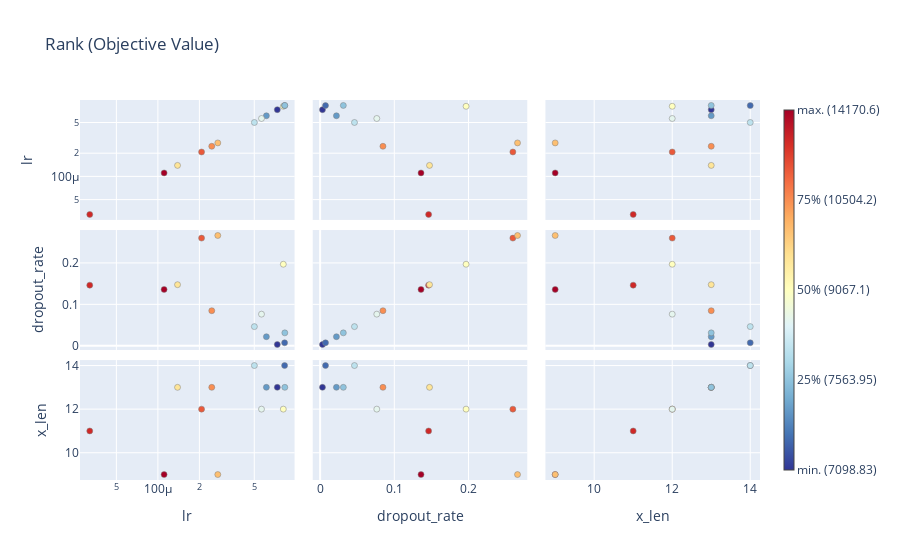

The code cell stored with this chart in its notebook:
### Markdown cell above
Relation between Parameters

### Code cell
optuna.visualization.plot_rank(study, params=['lr', 'dropout_rate', 'x_len'])

### Figure 1 — Plotly figure (JSON) as saved in the notebook; plotly's stock layout.template omitted (floating-point values rounded to 4 significant figures)
{"data": [{"hovertemplate": "%{hovertext}<extra></extra>", "hovertext": ["Trial #0<br>x_len: 9<br>kernel_size: 3<br>filter_num: 1<br>dropout_rate: 0.1360226505560779<br>lr: 0.00011092460068862339<br><b>Objective Value: 14170.623528412203</b>", "Trial #1<br>x_len: 12<br>kernel_size: 4<br>filter_num: 2<br>dropout_rate: 0.2598013313822015<br>lr: 0.00020739092600087904<br><b>Objective Value: 10615.422051405847</b>", "Trial #2<br>x_len: 11<br>kernel_size: 4<br>filter_num: 4<br>dropout_rate: 0.14624626090347118<br>lr: 3.204788856428751e-05<br><b>Objective Value: 11402.756540670738</b>", "Trial #3<br>x_len: 9<br>kernel_size: 2<br>filter_num: 3<br>dropout_rate: 0.2661135760434822<br>lr: 0.0002719051597952371<br><b>Objective Value: 10256.857319703866</b>", "Trial #4<br>x_len: 13<br>kernel_size: 2<br>filter_num: 4<br>dropout_rate: 0.0031502791052430367<br>lr: 0.0007343623795529059<br><b>Objective Value: 7098.828388689303</b>", "Trial #5<br>x_len: 13<br>kernel_size: 2<br>filter_num: 1<br>dropout_rate: 0.08467297999458269<br>lr: 0.0002458290889388341<br><b>Objective Value: 10504.21093661271</b>", "Trial #7<br>x_len: 13<br>kernel_size: 4<br>filter_num: 2<br>dropout_rate: 0.14746811877327234<br>lr: 0.00013883418135322338<br><b>Objective Value: 10118.010584200974</b>", "Trial #8<br>x_len: 12<br>kernel_size: 4<br>filter_num: 1<br>dropout_rate: 0.1967536757364762<br>lr: 0.000812200407369143<br><b>Objective Value: 9067.096866937345</b>", "Trial #10<br>x_len: 14<br>kernel_size: 3<br>filter_num: 3<br>dropout_rate: 0.007287477371803325<br>lr: 0.0008297122609888519<br><b>Objective Value: 7106.830257750512</b>", "Trial #13<br>x_len: 14<br>kernel_size: 2<br>filter_num: 3<br>dropout_rate: 0.04630754381964622<br>lr: 0.000500880422776068<br><b>Objective Value: 8648.306948398118</b>", "Trial #25<br>x_len: 13<br>kernel_size: 3<br>filter_num: 4<br>dropout_rate: 0.02195054974612039<br>lr: 0.0006121126726982262<br><b>Objective Value: 7401.815371711249</b>", "Trial #38<br>x_len: 12<br>kernel_size: 4<br>filter_num: 2<br>dropout_rate: 0.07638393637683497<br>lr: 0.0005640490531929964<br><b>Objective Value: 8897.48479160868</b>", "Trial #45<br>x_len: 13<br>kernel_size: 5<br>filter_num: 2<br>dropout_rate: 0.031283018348832174<br>lr: 0.0008328704995479332<br><b>Objective Value: 7563.947436078563</b>"], "marker": {"color": ["rgb(165.0, 0.0, 38.0)", "rgb(234.0, 89.0, 58.0)", "rgb(207.0, 40.0, 39.0)", "rgb(253.0, 191.0, 113.0)", "rgb(49.0, 54.0, 149.0)", "rgb(249.0, 142.0, 82.0)", "rgb(254.0, 229.0, 152.0)", "rgb(255.0, 255.0, 191.0)", "rgb(66.0, 106.0, 175.0)", "rgb(189.0, 226.0, 238.0)", "rgb(100.0, 154.0, 199.0)", "rgb(229.0, 245.0, 238.0)", "rgb(143.0, 195.0, 221.0)"], "line": {"color": "Grey", "width": 0.5}}, "mode": "markers", "showlegend": false, "x": [0.0001109, 0.0002074, 3.205e-05, 0.0002719, 0.0007344, 0.0002458, 0.0001388, 0.0008122, 0.0008297, 0.0005009, 0.0006121, 0.000564, 0.0008329], "y": [0.0001109, 0.0002074, 3.205e-05, 0.0002719, 0.0007344, 0.0002458, 0.0001388, 0.0008122, 0.0008297, 0.0005009, 0.0006121, 0.000564, 0.0008329], "type": "scatter", "xaxis": "x", "yaxis": "y"}, {"hovertemplate": "%{hovertext}<extra></extra>", "hovertext": ["Trial #0<br>x_len: 9<br>kernel_size: 3<br>filter_num: 1<br>dropout_rate: 0.1360226505560779<br>lr: 0.00011092460068862339<br><b>Objective Value: 14170.623528412203</b>", "Trial #1<br>x_len: 12<br>kernel_size: 4<br>filter_num: 2<br>dropout_rate: 0.2598013313822015<br>lr: 0.00020739092600087904<br><b>Objective Value: 10615.422051405847</b>", "Trial #2<br>x_len: 11<br>kernel_size: 4<br>filter_num: 4<br>dropout_rate: 0.14624626090347118<br>lr: 3.204788856428751e-05<br><b>Objective Value: 11402.756540670738</b>", "Trial #3<br>x_len: 9<br>kernel_size: 2<br>filter_num: 3<br>dropout_rate: 0.2661135760434822<br>lr: 0.0002719051597952371<br><b>Objective Value: 10256.857319703866</b>", "Trial #4<br>x_len: 13<br>kernel_size: 2<br>filter_num: 4<br>dropout_rate: 0.0031502791052430367<br>lr: 0.0007343623795529059<br><b>Objective Value: 7098.828388689303</b>", "Trial #5<br>x_len: 13<br>kernel_size: 2<br>filter_num: 1<br>dropout_rate: 0.08467297999458269<br>lr: 0.0002458290889388341<br><b>Objective Value: 10504.21093661271</b>", "Trial #7<br>x_len: 13<br>kernel_size: 4<br>filter_num: 2<br>dropout_rate: 0.14746811877327234<br>lr: 0.00013883418135322338<br><b>Objective Value: 10118.010584200974</b>", "Trial #8<br>x_len: 12<br>kernel_size: 4<br>filter_num: 1<br>dropout_rate: 0.1967536757364762<br>lr: 0.000812200407369143<br><b>Objective Value: 9067.096866937345</b>", "Trial #10<br>x_len: 14<br>kernel_size: 3<br>filter_num: 3<br>dropout_rate: 0.007287477371803325<br>lr: 0.0008297122609888519<br><b>Objective Value: 7106.830257750512</b>", "Trial #13<br>x_len: 14<br>kernel_size: 2<br>filter_num: 3<br>dropout_rate: 0.04630754381964622<br>lr: 0.000500880422776068<br><b>Objective Value: 8648.306948398118</b>", "Trial #25<br>x_len: 13<br>kernel_size: 3<br>filter_num: 4<br>dropout_rate: 0.02195054974612039<br>lr: 0.0006121126726982262<br><b>Objective Value: 7401.815371711249</b>", "Trial #38<br>x_len: 12<br>kernel_size: 4<br>filter_num: 2<br>dropout_rate: 0.07638393637683497<br>lr: 0.0005640490531929964<br><b>Objective Value: 8897.48479160868</b>", "Trial #45<br>x_len: 13<br>kernel_size: 5<br>filter_num: 2<br>dropout_rate: 0.031283018348832174<br>lr: 0.0008328704995479332<br><b>Objective Value: 7563.947436078563</b>"], "marker": {"color": ["rgb(165.0, 0.0, 38.0)", "rgb(234.0, 89.0, 58.0)", "rgb(207.0, 40.0, 39.0)", "rgb(253.0, 191.0, 113.0)", "rgb(49.0, 54.0, 149.0)", "rgb(249.0, 142.0, 82.0)", "rgb(254.0, 229.0, 152.0)", "rgb(255.0, 255.0, 191.0)", "rgb(66.0, 106.0, 175.0)", "rgb(189.0, 226.0, 238.0)", "rgb(100.0, 154.0, 199.0)", "rgb(229.0, 245.0, 238.0)", "rgb(143.0, 195.0, 221.0)"], "line": {"color": "Grey", "width": 0.5}}, "mode": "markers", "showlegend": false, "x": [0.0001109, 0.0002074, 3.205e-05, 0.0002719, 0.0007344, 0.0002458, 0.0001388, 0.0008122, 0.0008297, 0.0005009, 0.0006121, 0.000564, 0.0008329], "y": [0.136, 0.2598, 0.1462, 0.2661, 0.00315, 0.08467, 0.1475, 0.1968, 0.007287, 0.04631, 0.02195, 0.07638, 0.03128], "type": "scatter", "xaxis": "x4", "yaxis": "y4"}, {"hovertemplate": "%{hovertext}<extra></extra>", "hovertext": ["Trial #0<br>x_len: 9<br>kernel_size: 3<br>filter_num: 1<br>dropout_rate: 0.1360226505560779<br>lr: 0.00011092460068862339<br><b>Objective Value: 14170.623528412203</b>", "Trial #1<br>x_len: 12<br>kernel_size: 4<br>filter_num: 2<br>dropout_rate: 0.2598013313822015<br>lr: 0.00020739092600087904<br><b>Objective Value: 10615.422051405847</b>", "Trial #2<br>x_len: 11<br>kernel_size: 4<br>filter_num: 4<br>dropout_rate: 0.14624626090347118<br>lr: 3.204788856428751e-05<br><b>Objective Value: 11402.756540670738</b>", "Trial #3<br>x_len: 9<br>kernel_size: 2<br>filter_num: 3<br>dropout_rate: 0.2661135760434822<br>lr: 0.0002719051597952371<br><b>Objective Value: 10256.857319703866</b>", "Trial #4<br>x_len: 13<br>kernel_size: 2<br>filter_num: 4<br>dropout_rate: 0.0031502791052430367<br>lr: 0.0007343623795529059<br><b>Objective Value: 7098.828388689303</b>", "Trial #5<br>x_len: 13<br>kernel_size: 2<br>filter_num: 1<br>dropout_rate: 0.08467297999458269<br>lr: 0.0002458290889388341<br><b>Objective Value: 10504.21093661271</b>", "Trial #7<br>x_len: 13<br>kernel_size: 4<br>filter_num: 2<br>dropout_rate: 0.14746811877327234<br>lr: 0.00013883418135322338<br><b>Objective Value: 10118.010584200974</b>", "Trial #8<br>x_len: 12<br>kernel_size: 4<br>filter_num: 1<br>dropout_rate: 0.1967536757364762<br>lr: 0.000812200407369143<br><b>Objective Value: 9067.096866937345</b>", "Trial #10<br>x_len: 14<br>kernel_size: 3<br>filter_num: 3<br>dropout_rate: 0.007287477371803325<br>lr: 0.0008297122609888519<br><b>Objective Value: 7106.830257750512</b>", "Trial #13<br>x_len: 14<br>kernel_size: 2<br>filter_num: 3<br>dropout_rate: 0.04630754381964622<br>lr: 0.000500880422776068<br><b>Objective Value: 8648.306948398118</b>", "Trial #25<br>x_len: 13<br>kernel_size: 3<br>filter_num: 4<br>dropout_rate: 0.02195054974612039<br>lr: 0.0006121126726982262<br><b>Objective Value: 7401.815371711249</b>", "Trial #38<br>x_len: 12<br>kernel_size: 4<br>filter_num: 2<br>dropout_rate: 0.07638393637683497<br>lr: 0.0005640490531929964<br><b>Objective Value: 8897.48479160868</b>", "Trial #45<br>x_len: 13<br>kernel_size: 5<br>filter_num: 2<br>dropout_rate: 0.031283018348832174<br>lr: 0.0008328704995479332<br><b>Objective Value: 7563.947436078563</b>"], "marker": {"color": ["rgb(165.0, 0.0, 38.0)", "rgb(234.0, 89.0, 58.0)", "rgb(207.0, 40.0, 39.0)", "rgb(253.0, 191.0, 113.0)", "rgb(49.0, 54.0, 149.0)", "rgb(249.0, 142.0, 82.0)", "rgb(254.0, 229.0, 152.0)", "rgb(255.0, 255.0, 191.0)", "rgb(66.0, 106.0, 175.0)", "rgb(189.0, 226.0, 238.0)", "rgb(100.0, 154.0, 199.0)", "rgb(229.0, 245.0, 238.0)", "rgb(143.0, 195.0, 221.0)"], "line": {"color": "Grey", "width": 0.5}}, "mode": "markers", "showlegend": false, "x": [0.0001109, 0.0002074, 3.205e-05, 0.0002719, 0.0007344, 0.0002458, 0.0001388, 0.0008122, 0.0008297, 0.0005009, 0.0006121, 0.000564, 0.0008329], "y": [9, 12, 11, 9, 13, 13, 13, 12, 14, 14, 13, 12, 13], "type": "scatter", "xaxis": "x7", "yaxis": "y7"}, {"hovertemplate": "%{hovertext}<extra></extra>", "hovertext": ["Trial #0<br>x_len: 9<br>kernel_size: 3<br>filter_num: 1<br>dropout_rate: 0.1360226505560779<br>lr: 0.00011092460068862339<br><b>Objective Value: 14170.623528412203</b>", "Trial #1<br>x_len: 12<br>kernel_size: 4<br>filter_num: 2<br>dropout_rate: 0.2598013313822015<br>lr: 0.00020739092600087904<br><b>Objective Value: 10615.422051405847</b>", "Trial #2<br>x_len: 11<br>kernel_size: 4<br>filter_num: 4<br>dropout_rate: 0.14624626090347118<br>lr: 3.204788856428751e-05<br><b>Objective Value: 11402.756540670738</b>", "Trial #3<br>x_len: 9<br>kernel_size: 2<br>filter_num: 3<br>dropout_rate: 0.2661135760434822<br>lr: 0.0002719051597952371<br><b>Objective Value: 10256.857319703866</b>", "Trial #4<br>x_len: 13<br>kernel_size: 2<br>filter_num: 4<br>dropout_rate: 0.0031502791052430367<br>lr: 0.0007343623795529059<br><b>Objective Value: 7098.828388689303</b>", "Trial #5<br>x_len: 13<br>kernel_size: 2<br>filter_num: 1<br>dropout_rate: 0.08467297999458269<br>lr: 0.0002458290889388341<br><b>Objective Value: 10504.21093661271</b>", "Trial #7<br>x_len: 13<br>kernel_size: 4<br>filter_num: 2<br>dropout_rate: 0.14746811877327234<br>lr: 0.00013883418135322338<br><b>Objective Value: 10118.010584200974</b>", "Trial #8<br>x_len: 12<br>kernel_size: 4<br>filter_num: 1<br>dropout_rate: 0.1967536757364762<br>lr: 0.000812200407369143<br><b>Objective Value: 9067.096866937345</b>", "Trial #10<br>x_len: 14<br>kernel_size: 3<br>filter_num: 3<br>dropout_rate: 0.007287477371803325<br>lr: 0.0008297122609888519<br><b>Objective Value: 7106.830257750512</b>", "Trial #13<br>x_len: 14<br>kernel_size: 2<br>filter_num: 3<br>dropout_rate: 0.04630754381964622<br>lr: 0.000500880422776068<br><b>Objective Value: 8648.306948398118</b>", "Trial #25<br>x_len: 13<br>kernel_size: 3<br>filter_num: 4<br>dropout_rate: 0.02195054974612039<br>lr: 0.0006121126726982262<br><b>Objective Value: 7401.815371711249</b>", "Trial #38<br>x_len: 12<br>kernel_size: 4<br>filter_num: 2<br>dropout_rate: 0.07638393637683497<br>lr: 0.0005640490531929964<br><b>Objective Value: 8897.48479160868</b>", "Trial #45<br>x_len: 13<br>kernel_size: 5<br>filter_num: 2<br>dropout_rate: 0.031283018348832174<br>lr: 0.0008328704995479332<br><b>Objective Value: 7563.947436078563</b>"], "marker": {"color": ["rgb(165.0, 0.0, 38.0)", "rgb(234.0, 89.0, 58.0)", "rgb(207.0, 40.0, 39.0)", "rgb(253.0, 191.0, 113.0)", "rgb(49.0, 54.0, 149.0)", "rgb(249.0, 142.0, 82.0)", "rgb(254.0, 229.0, 152.0)", "rgb(255.0, 255.0, 191.0)", "rgb(66.0, 106.0, 175.0)", "rgb(189.0, 226.0, 238.0)", "rgb(100.0, 154.0, 199.0)", "rgb(229.0, 245.0, 238.0)", "rgb(143.0, 195.0, 221.0)"], "line": {"color": "Grey", "width": 0.5}}, "mode": "markers", "showlegend": false, "x": [0.136, 0.2598, 0.1462, 0.2661, 0.00315, 0.08467, 0.1475, 0.1968, 0.007287, 0.04631, 0.02195, 0.07638, 0.03128], "y": [0.0001109, 0.0002074, 3.205e-05, 0.0002719, 0.0007344, 0.0002458, 0.0001388, 0.0008122, 0.0008297, 0.0005009, 0.0006121, 0.000564, 0.0008329], "type": "scatter", "xaxis": "x2", "yaxis": "y2"}, {"hovertemplate": "%{hovertext}<extra></extra>", "hovertext": ["Trial #0<br>x_len: 9<br>kernel_size: 3<br>filter_num: 1<br>dropout_rate: 0.1360226505560779<br>lr: 0.00011092460068862339<br><b>Objective Value: 14170.623528412203</b>", "Trial #1<br>x_len: 12<br>kernel_size: 4<br>filter_num: 2<br>dropout_rate: 0.2598013313822015<br>lr: 0.00020739092600087904<br><b>Objective Value: 10615.422051405847</b>", "Trial #2<br>x_len: 11<br>kernel_size: 4<br>filter_num: 4<br>dropout_rate: 0.14624626090347118<br>lr: 3.204788856428751e-05<br><b>Objective Value: 11402.756540670738</b>", "Trial #3<br>x_len: 9<br>kernel_size: 2<br>filter_num: 3<br>dropout_rate: 0.2661135760434822<br>lr: 0.0002719051597952371<br><b>Objective Value: 10256.857319703866</b>", "Trial #4<br>x_len: 13<br>kernel_size: 2<br>filter_num: 4<br>dropout_rate: 0.0031502791052430367<br>lr: 0.0007343623795529059<br><b>Objective Value: 7098.828388689303</b>", "Trial #5<br>x_len: 13<br>kernel_size: 2<br>filter_num: 1<br>dropout_rate: 0.08467297999458269<br>lr: 0.0002458290889388341<br><b>Objective Value: 10504.21093661271</b>", "Trial #7<br>x_len: 13<br>kernel_size: 4<br>filter_num: 2<br>dropout_rate: 0.14746811877327234<br>lr: 0.00013883418135322338<br><b>Objective Value: 10118.010584200974</b>", "Trial #8<br>x_len: 12<br>kernel_size: 4<br>filter_num: 1<br>dropout_rate: 0.1967536757364762<br>lr: 0.000812200407369143<br><b>Objective Value: 9067.096866937345</b>", "Trial #10<br>x_len: 14<br>kernel_size: 3<br>filter_num: 3<br>dropout_rate: 0.007287477371803325<br>lr: 0.0008297122609888519<br><b>Objective Value: 7106.830257750512</b>", "Trial #13<br>x_len: 14<br>kernel_size: 2<br>filter_num: 3<br>dropout_rate: 0.04630754381964622<br>lr: 0.000500880422776068<br><b>Objective Value: 8648.306948398118</b>", "Trial #25<br>x_len: 13<br>kernel_size: 3<br>filter_num: 4<br>dropout_rate: 0.02195054974612039<br>lr: 0.0006121126726982262<br><b>Objective Value: 7401.815371711249</b>", "Trial #38<br>x_len: 12<br>kernel_size: 4<br>filter_num: 2<br>dropout_rate: 0.07638393637683497<br>lr: 0.0005640490531929964<br><b>Objective Value: 8897.48479160868</b>", "Trial #45<br>x_len: 13<br>kernel_size: 5<br>filter_num: 2<br>dropout_rate: 0.031283018348832174<br>lr: 0.0008328704995479332<br><b>Objective Value: 7563.947436078563</b>"], "marker": {"color": ["rgb(165.0, 0.0, 38.0)", "rgb(234.0, 89.0, 58.0)", "rgb(207.0, 40.0, 39.0)", "rgb(253.0, 191.0, 113.0)", "rgb(49.0, 54.0, 149.0)", "rgb(249.0, 142.0, 82.0)", "rgb(254.0, 229.0, 152.0)", "rgb(255.0, 255.0, 191.0)", "rgb(66.0, 106.0, 175.0)", "rgb(189.0, 226.0, 238.0)", "rgb(100.0, 154.0, 199.0)", "rgb(229.0, 245.0, 238.0)", "rgb(143.0, 195.0, 221.0)"], "line": {"color": "Grey", "width": 0.5}}, "mode": "markers", "showlegend": false, "x": [0.136, 0.2598, 0.1462, 0.2661, 0.00315, 0.08467, 0.1475, 0.1968, 0.007287, 0.04631, 0.02195, 0.07638, 0.03128], "y": [0.136, 0.2598, 0.1462, 0.2661, 0.00315, 0.08467, 0.1475, 0.1968, 0.007287, 0.04631, 0.02195, 0.07638, 0.03128], "type": "scatter", "xaxis": "x5", "yaxis": "y5"}, {"hovertemplate": "%{hovertext}<extra></extra>", "hovertext": ["Trial #0<br>x_len: 9<br>kernel_size: 3<br>filter_num: 1<br>dropout_rate: 0.1360226505560779<br>lr: 0.00011092460068862339<br><b>Objective Value: 14170.623528412203</b>", "Trial #1<br>x_len: 12<br>kernel_size: 4<br>filter_num: 2<br>dropout_rate: 0.2598013313822015<br>lr: 0.00020739092600087904<br><b>Objective Value: 10615.422051405847</b>", "Trial #2<br>x_len: 11<br>kernel_size: 4<br>filter_num: 4<br>dropout_rate: 0.14624626090347118<br>lr: 3.204788856428751e-05<br><b>Objective Value: 11402.756540670738</b>", "Trial #3<br>x_len: 9<br>kernel_size: 2<br>filter_num: 3<br>dropout_rate: 0.2661135760434822<br>lr: 0.0002719051597952371<br><b>Objective Value: 10256.857319703866</b>", "Trial #4<br>x_len: 13<br>kernel_size: 2<br>filter_num: 4<br>dropout_rate: 0.0031502791052430367<br>lr: 0.0007343623795529059<br><b>Objective Value: 7098.828388689303</b>", "Trial #5<br>x_len: 13<br>kernel_size: 2<br>filter_num: 1<br>dropout_rate: 0.08467297999458269<br>lr: 0.0002458290889388341<br><b>Objective Value: 10504.21093661271</b>", "Trial #7<br>x_len: 13<br>kernel_size: 4<br>filter_num: 2<br>dropout_rate: 0.14746811877327234<br>lr: 0.00013883418135322338<br><b>Objective Value: 10118.010584200974</b>", "Trial #8<br>x_len: 12<br>kernel_size: 4<br>filter_num: 1<br>dropout_rate: 0.1967536757364762<br>lr: 0.000812200407369143<br><b>Objective Value: 9067.096866937345</b>", "Trial #10<br>x_len: 14<br>kernel_size: 3<br>filter_num: 3<br>dropout_rate: 0.007287477371803325<br>lr: 0.0008297122609888519<br><b>Objective Value: 7106.830257750512</b>", "Trial #13<br>x_len: 14<br>kernel_size: 2<br>filter_num: 3<br>dropout_rate: 0.04630754381964622<br>lr: 0.000500880422776068<br><b>Objective Value: 8648.306948398118</b>", "Trial #25<br>x_len: 13<br>kernel_size: 3<br>filter_num: 4<br>dropout_rate: 0.02195054974612039<br>lr: 0.0006121126726982262<br><b>Objective Value: 7401.815371711249</b>", "Trial #38<br>x_len: 12<br>kernel_size: 4<br>filter_num: 2<br>dropout_rate: 0.07638393637683497<br>lr: 0.0005640490531929964<br><b>Objective Value: 8897.48479160868</b>", "Trial #45<br>x_len: 13<br>kernel_size: 5<br>filter_num: 2<br>dropout_rate: 0.031283018348832174<br>lr: 0.0008328704995479332<br><b>Objective Value: 7563.947436078563</b>"], "marker": {"color": ["rgb(165.0, 0.0, 38.0)", "rgb(234.0, 89.0, 58.0)", "rgb(207.0, 40.0, 39.0)", "rgb(253.0, 191.0, 113.0)", "rgb(49.0, 54.0, 149.0)", "rgb(249.0, 142.0, 82.0)", "rgb(254.0, 229.0, 152.0)", "rgb(255.0, 255.0, 191.0)", "rgb(66.0, 106.0, 175.0)", "rgb(189.0, 226.0, 238.0)", "rgb(100.0, 154.0, 199.0)", "rgb(229.0, 245.0, 238.0)", "rgb(143.0, 195.0, 221.0)"], "line": {"color": "Grey", "width": 0.5}}, "mode": "markers", "showlegend": false, "x": [0.136, 0.2598, 0.1462, 0.2661, 0.00315, 0.08467, 0.1475, 0.1968, 0.007287, 0.04631, 0.02195, 0.07638, 0.03128], "y": [9, 12, 11, 9, 13, 13, 13, 12, 14, 14, 13, 12, 13], "type": "scatter", "xaxis": "x8", "yaxis": "y8"}, {"hovertemplate": "%{hovertext}<extra></extra>", "hovertext": ["Trial #0<br>x_len: 9<br>kernel_size: 3<br>filter_num: 1<br>dropout_rate: 0.1360226505560779<br>lr: 0.00011092460068862339<br><b>Objective Value: 14170.623528412203</b>", "Trial #1<br>x_len: 12<br>kernel_size: 4<br>filter_num: 2<br>dropout_rate: 0.2598013313822015<br>lr: 0.00020739092600087904<br><b>Objective Value: 10615.422051405847</b>", "Trial #2<br>x_len: 11<br>kernel_size: 4<br>filter_num: 4<br>dropout_rate: 0.14624626090347118<br>lr: 3.204788856428751e-05<br><b>Objective Value: 11402.756540670738</b>", "Trial #3<br>x_len: 9<br>kernel_size: 2<br>filter_num: 3<br>dropout_rate: 0.2661135760434822<br>lr: 0.0002719051597952371<br><b>Objective Value: 10256.857319703866</b>", "Trial #4<br>x_len: 13<br>kernel_size: 2<br>filter_num: 4<br>dropout_rate: 0.0031502791052430367<br>lr: 0.0007343623795529059<br><b>Objective Value: 7098.828388689303</b>", "Trial #5<br>x_len: 13<br>kernel_size: 2<br>filter_num: 1<br>dropout_rate: 0.08467297999458269<br>lr: 0.0002458290889388341<br><b>Objective Value: 10504.21093661271</b>", "Trial #7<br>x_len: 13<br>kernel_size: 4<br>filter_num: 2<br>dropout_rate: 0.14746811877327234<br>lr: 0.00013883418135322338<br><b>Objective Value: 10118.010584200974</b>", "Trial #8<br>x_len: 12<br>kernel_size: 4<br>filter_num: 1<br>dropout_rate: 0.1967536757364762<br>lr: 0.000812200407369143<br><b>Objective Value: 9067.096866937345</b>", "Trial #10<br>x_len: 14<br>kernel_size: 3<br>filter_num: 3<br>dropout_rate: 0.007287477371803325<br>lr: 0.0008297122609888519<br><b>Objective Value: 7106.830257750512</b>", "Trial #13<br>x_len: 14<br>kernel_size: 2<br>filter_num: 3<br>dropout_rate: 0.04630754381964622<br>lr: 0.000500880422776068<br><b>Objective Value: 8648.306948398118</b>", "Trial #25<br>x_len: 13<br>kernel_size: 3<br>filter_num: 4<br>dropout_rate: 0.02195054974612039<br>lr: 0.0006121126726982262<br><b>Objective Value: 7401.815371711249</b>", "Trial #38<br>x_len: 12<br>kernel_size: 4<br>filter_num: 2<br>dropout_rate: 0.07638393637683497<br>lr: 0.0005640490531929964<br><b>Objective Value: 8897.48479160868</b>", "Trial #45<br>x_len: 13<br>kernel_size: 5<br>filter_num: 2<br>dropout_rate: 0.031283018348832174<br>lr: 0.0008328704995479332<br><b>Objective Value: 7563.947436078563</b>"], "marker": {"color": ["rgb(165.0, 0.0, 38.0)", "rgb(234.0, 89.0, 58.0)", "rgb(207.0, 40.0, 39.0)", "rgb(253.0, 191.0, 113.0)", "rgb(49.0, 54.0, 149.0)", "rgb(249.0, 142.0, 82.0)", "rgb(254.0, 229.0, 152.0)", "rgb(255.0, 255.0, 191.0)", "rgb(66.0, 106.0, 175.0)", "rgb(189.0, 226.0, 238.0)", "rgb(100.0, 154.0, 199.0)", "rgb(229.0, 245.0, 238.0)", "rgb(143.0, 195.0, 221.0)"], "line": {"color": "Grey", "width": 0.5}}, "mode": "markers", "showlegend": false, "x": [9, 12, 11, 9, 13, 13, 13, 12, 14, 14, 13, 12, 13], "y": [0.0001109, 0.0002074, 3.205e-05, 0.0002719, 0.0007344, 0.0002458, 0.0001388, 0.0008122, 0.0008297, 0.0005009, 0.0006121, 0.000564, 0.0008329], "type": "scatter", "xaxis": "x3", "yaxis": "y3"}, {"hovertemplate": "%{hovertext}<extra></extra>", "hovertext": ["Trial #0<br>x_len: 9<br>kernel_size: 3<br>filter_num: 1<br>dropout_rate: 0.1360226505560779<br>lr: 0.00011092460068862339<br><b>Objective Value: 14170.623528412203</b>", "Trial #1<br>x_len: 12<br>kernel_size: 4<br>filter_num: 2<br>dropout_rate: 0.2598013313822015<br>lr: 0.00020739092600087904<br><b>Objective Value: 10615.422051405847</b>", "Trial #2<br>x_len: 11<br>kernel_size: 4<br>filter_num: 4<br>dropout_rate: 0.14624626090347118<br>lr: 3.204788856428751e-05<br><b>Objective Value: 11402.756540670738</b>", "Trial #3<br>x_len: 9<br>kernel_size: 2<br>filter_num: 3<br>dropout_rate: 0.2661135760434822<br>lr: 0.0002719051597952371<br><b>Objective Value: 10256.857319703866</b>", "Trial #4<br>x_len: 13<br>kernel_size: 2<br>filter_num: 4<br>dropout_rate: 0.0031502791052430367<br>lr: 0.0007343623795529059<br><b>Objective Value: 7098.828388689303</b>", "Trial #5<br>x_len: 13<br>kernel_size: 2<br>filter_num: 1<br>dropout_rate: 0.08467297999458269<br>lr: 0.0002458290889388341<br><b>Objective Value: 10504.21093661271</b>", "Trial #7<br>x_len: 13<br>kernel_size: 4<br>filter_num: 2<br>dropout_rate: 0.14746811877327234<br>lr: 0.00013883418135322338<br><b>Objective Value: 10118.010584200974</b>", "Trial #8<br>x_len: 12<br>kernel_size: 4<br>filter_num: 1<br>dropout_rate: 0.1967536757364762<br>lr: 0.000812200407369143<br><b>Objective Value: 9067.096866937345</b>", "Trial #10<br>x_len: 14<br>kernel_size: 3<br>filter_num: 3<br>dropout_rate: 0.007287477371803325<br>lr: 0.0008297122609888519<br><b>Objective Value: 7106.830257750512</b>", "Trial #13<br>x_len: 14<br>kernel_size: 2<br>filter_num: 3<br>dropout_rate: 0.04630754381964622<br>lr: 0.000500880422776068<br><b>Objective Value: 8648.306948398118</b>", "Trial #25<br>x_len: 13<br>kernel_size: 3<br>filter_num: 4<br>dropout_rate: 0.02195054974612039<br>lr: 0.0006121126726982262<br><b>Objective Value: 7401.815371711249</b>", "Trial #38<br>x_len: 12<br>kernel_size: 4<br>filter_num: 2<br>dropout_rate: 0.07638393637683497<br>lr: 0.0005640490531929964<br><b>Objective Value: 8897.48479160868</b>", "Trial #45<br>x_len: 13<br>kernel_size: 5<br>filter_num: 2<br>dropout_rate: 0.031283018348832174<br>lr: 0.0008328704995479332<br><b>Objective Value: 7563.947436078563</b>"], "marker": {"color": ["rgb(165.0, 0.0, 38.0)", "rgb(234.0, 89.0, 58.0)", "rgb(207.0, 40.0, 39.0)", "rgb(253.0, 191.0, 113.0)", "rgb(49.0, 54.0, 149.0)", "rgb(249.0, 142.0, 82.0)", "rgb(254.0, 229.0, 152.0)", "rgb(255.0, 255.0, 191.0)", "rgb(66.0, 106.0, 175.0)", "rgb(189.0, 226.0, 238.0)", "rgb(100.0, 154.0, 199.0)", "rgb(229.0, 245.0, 238.0)", "rgb(143.0, 195.0, 221.0)"], "line": {"color": "Grey", "width": 0.5}}, "mode": "markers", "showlegend": false, "x": [9, 12, 11, 9, 13, 13, 13, 12, 14, 14, 13, 12, 13], "y": [0.136, 0.2598, 0.1462, 0.2661, 0.00315, 0.08467, 0.1475, 0.1968, 0.007287, 0.04631, 0.02195, 0.07638, 0.03128], "type": "scatter", "xaxis": "x6", "yaxis": "y6"}, {"hovertemplate": "%{hovertext}<extra></extra>", "hovertext": ["Trial #0<br>x_len: 9<br>kernel_size: 3<br>filter_num: 1<br>dropout_rate: 0.1360226505560779<br>lr: 0.00011092460068862339<br><b>Objective Value: 14170.623528412203</b>", "Trial #1<br>x_len: 12<br>kernel_size: 4<br>filter_num: 2<br>dropout_rate: 0.2598013313822015<br>lr: 0.00020739092600087904<br><b>Objective Value: 10615.422051405847</b>", "Trial #2<br>x_len: 11<br>kernel_size: 4<br>filter_num: 4<br>dropout_rate: 0.14624626090347118<br>lr: 3.204788856428751e-05<br><b>Objective Value: 11402.756540670738</b>", "Trial #3<br>x_len: 9<br>kernel_size: 2<br>filter_num: 3<br>dropout_rate: 0.2661135760434822<br>lr: 0.0002719051597952371<br><b>Objective Value: 10256.857319703866</b>", "Trial #4<br>x_len: 13<br>kernel_size: 2<br>filter_num: 4<br>dropout_rate: 0.0031502791052430367<br>lr: 0.0007343623795529059<br><b>Objective Value: 7098.828388689303</b>", "Trial #5<br>x_len: 13<br>kernel_size: 2<br>filter_num: 1<br>dropout_rate: 0.08467297999458269<br>lr: 0.0002458290889388341<br><b>Objective Value: 10504.21093661271</b>", "Trial #7<br>x_len: 13<br>kernel_size: 4<br>filter_num: 2<br>dropout_rate: 0.14746811877327234<br>lr: 0.00013883418135322338<br><b>Objective Value: 10118.010584200974</b>", "Trial #8<br>x_len: 12<br>kernel_size: 4<br>filter_num: 1<br>dropout_rate: 0.1967536757364762<br>lr: 0.000812200407369143<br><b>Objective Value: 9067.096866937345</b>", "Trial #10<br>x_len: 14<br>kernel_size: 3<br>filter_num: 3<br>dropout_rate: 0.007287477371803325<br>lr: 0.0008297122609888519<br><b>Objective Value: 7106.830257750512</b>", "Trial #13<br>x_len: 14<br>kernel_size: 2<br>filter_num: 3<br>dropout_rate: 0.04630754381964622<br>lr: 0.000500880422776068<br><b>Objective Value: 8648.306948398118</b>", "Trial #25<br>x_len: 13<br>kernel_size: 3<br>filter_num: 4<br>dropout_rate: 0.02195054974612039<br>lr: 0.0006121126726982262<br><b>Objective Value: 7401.815371711249</b>", "Trial #38<br>x_len: 12<br>kernel_size: 4<br>filter_num: 2<br>dropout_rate: 0.07638393637683497<br>lr: 0.0005640490531929964<br><b>Objective Value: 8897.48479160868</b>", "Trial #45<br>x_len: 13<br>kernel_size: 5<br>filter_num: 2<br>dropout_rate: 0.031283018348832174<br>lr: 0.0008328704995479332<br><b>Objective Value: 7563.947436078563</b>"], "marker": {"color": ["rgb(165.0, 0.0, 38.0)", "rgb(234.0, 89.0, 58.0)", "rgb(207.0, 40.0, 39.0)", "rgb(253.0, 191.0, 113.0)", "rgb(49.0, 54.0, 149.0)", "rgb(249.0, 142.0, 82.0)", "rgb(254.0, 229.0, 152.0)", "rgb(255.0, 255.0, 191.0)", "rgb(66.0, 106.0, 175.0)", "rgb(189.0, 226.0, 238.0)", "rgb(100.0, 154.0, 199.0)", "rgb(229.0, 245.0, 238.0)", "rgb(143.0, 195.0, 221.0)"], "line": {"color": "Grey", "width": 0.5}}, "mode": "markers", "showlegend": false, "x": [9, 12, 11, 9, 13, 13, 13, 12, 14, 14, 13, 12, 13], "y": [9, 12, 11, 9, 13, 13, 13, 12, 14, 14, 13, 12, 13], "type": "scatter", "xaxis": "x9", "yaxis": "y9"}, {"hoverinfo": "none", "marker": {"cmax": 1, "cmin": 0, "colorbar": {"thickness": 10, "ticktext": ["min. (7098.83)", "25% (7563.95)", "50% (9067.1)", "75% (10504.2)", "max. (14170.6)"], "tickvals": [0, 0.25, 0.5, 0.75, 1]}, "colorscale": [[0.0, "rgb(49,54,149)"], [0.1, "rgb(69,117,180)"], [0.2, "rgb(116,173,209)"], [0.3, "rgb(171,217,233)"], [0.4, "rgb(224,243,248)"], [0.5, "rgb(255,255,191)"], [0.6, "rgb(254,224,144)"], [0.7, "rgb(253,174,97)"], [0.8, "rgb(244,109,67)"], [0.9, "rgb(215,48,39)"], [1.0, "rgb(165,0,38)"]], "showscale": true}, "mode": "markers", "showlegend": false, "x": [null], "y": [null], "type": "scatter"}], "layout": {"xaxis": {"anchor": "y", "domain": [0.0, 0.3156], "matches": "x7", "showticklabels": false, "range": [-4.565, -3.009], "type": "log"}, "yaxis": {"anchor": "x", "domain": [0.6844, 1.0], "range": [-4.565, -3.009], "type": "log", "title": {"text": "lr"}}, "xaxis2": {"anchor": "y2", "domain": [0.3422, 0.6578], "matches": "x8", "showticklabels": false, "range": [-0.009998, 0.2793]}, "yaxis2": {"anchor": "x2", "domain": [0.6844, 1.0], "matches": "y", "showticklabels": false, "range": [-4.565, -3.009], "type": "log"}, "xaxis3": {"anchor": "y3", "domain": [0.6844, 1.0], "matches": "x9", "showticklabels": false, "range": [8.75, 14.25]}, "yaxis3": {"anchor": "x3", "domain": [0.6844, 1.0], "matches": "y", "showticklabels": false, "range": [-4.565, -3.009], "type": "log"}, "xaxis4": {"anchor": "y4", "domain": [0.0, 0.3156], "matches": "x7", "showticklabels": false, "range": [-4.565, -3.009], "type": "log"}, "yaxis4": {"anchor": "x4", "domain": [0.3422, 0.6578], "range": [-0.009998, 0.2793], "title": {"text": "dropout_rate"}}, "xaxis5": {"anchor": "y5", "domain": [0.3422, 0.6578], "matches": "x8", "showticklabels": false, "range": [-0.009998, 0.2793]}, "yaxis5": {"anchor": "x5", "domain": [0.3422, 0.6578], "matches": "y4", "showticklabels": false, "range": [-0.009998, 0.2793]}, "xaxis6": {"anchor": "y6", "domain": [0.6844, 1.0], "matches": "x9", "showticklabels": false, "range": [8.75, 14.25]}, "yaxis6": {"anchor": "x6", "domain": [0.3422, 0.6578], "matches": "y4", "showticklabels": false, "range": [-0.009998, 0.2793]}, "xaxis7": {"anchor": "y7", "domain": [0.0, 0.3156], "range": [-4.565, -3.009], "type": "log", "title": {"text": "lr"}}, "yaxis7": {"anchor": "x7", "domain": [0.0, 0.3156], "range": [8.75, 14.25], "title": {"text": "x_len"}}, "xaxis8": {"anchor": "y8", "domain": [0.3422, 0.6578], "range": [-0.009998, 0.2793], "title": {"text": "dropout_rate"}}, "yaxis8": {"anchor": "x8", "domain": [0.0, 0.3156], "matches": "y7", "showticklabels": false, "range": [8.75, 14.25]}, "xaxis9": {"anchor": "y9", "domain": [0.6844, 1.0], "range": [8.75, 14.25], "title": {"text": "x_len"}}, "yaxis9": {"anchor": "x9", "domain": [0.0, 0.3156], "matches": "y7", "showticklabels": false, "range": [8.75, 14.25]}, "title": {"text": "Rank (Objective Value)"}}}
